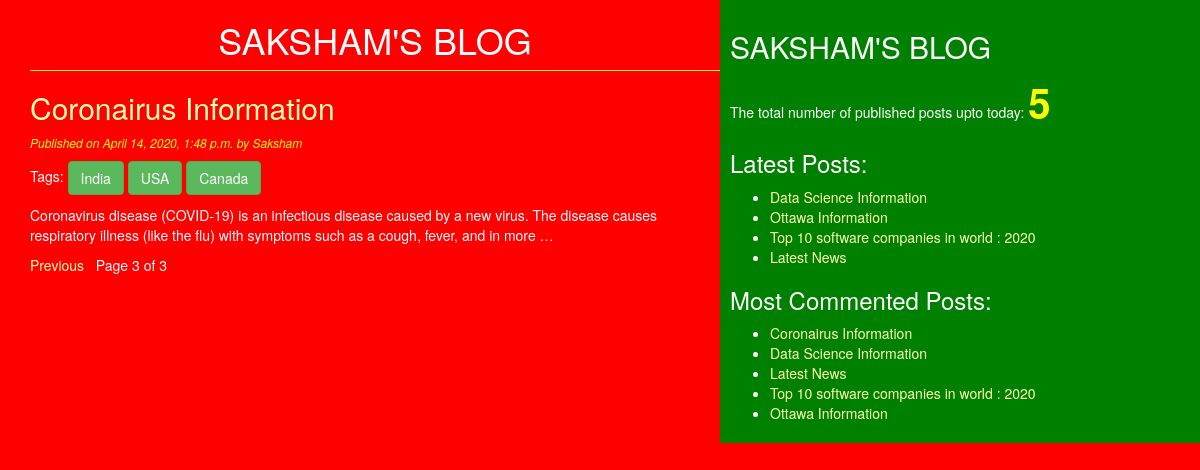
/?page=3, run on the app's committed database.
### blog/models.py (models this page shows, shortened)
class Post(models.Model):
    STATUS_CHOICES=(('draft','Draft'),('published','Published'))
    title=models.CharField(max_length=256)
    slug=models.SlugField(max_length=264,unique_for_date='publish')
    author=models.ForeignKey(User,related_name='blog_posts',on_delete=models.DO_NOTHING)
    body=models.TextField()
    publish=models.DateTimeField(default=timezone.now)
    created=models.DateTimeField(auto_now_add=True)
    updated=models.DateTimeField(auto_now=True)
    status=models.CharField(max_length=10,choices=STATUS_CHOICES,default='draft')
    objects=CustomManager()
    tags=TaggableManager()
    class Meta:
        ordering=('-publish',)
    def get_absolute_url(self):
        return reverse('post_detail',args=[self.publish.year,self.publish.strftime('%m'),self.publish.strftime('%d'),self.slug])

### blog/views.py (the view)
# urls.py: url(r'^$', views.post_list_view),
def post_list_view(request,tag_slug=None):
    post_list=Post.objects.all()
    tag=None
    if tag_slug:
        tag=get_object_or_404(Tag,slug=tag_slug)
        post_list=post_list.filter(tags__in=[tag])
    paginator=Paginator(post_list,2)
    page_number=request.GET.get('page')
    try:
        post_list=paginator.page(page_number)
    except PageNotAnInteger:
        post_list=paginator.page(1)
    except EmptyPage:
        post_list=paginator.page(paginator.num_pages)
    return render(request,'blog/post_list.html',{'post_list':post_list,'tag':tag})

### blog/models.py (called while the page is built)
    def get_queryset(self):
        return super().get_queryset().filter(status='published')

### blog/templatetags/blog_tags.py (called while the page is built)
@register.simple_tag(name='my_tag')
def total_posts():
    return Post.objects.count()

@register.inclusion_tag('blog/latest_posts123.html')
def show_latest_posts(count=3):
    latest_posts=Post.objects.order_by('-publish')[:count]
    return {'latest_posts':latest_posts}

@register.simple_tag
def get_most_commented_posts(count=5):
    return Post.objects.annotate(total_comments=Count('comments')).order_by('-total_comments')[:count]

### templates/blog/post_list.html (shortened to what this page needs)
{%extends 'blog/base.html' %}
    {%block content%}
      <h1>SAKSHAM'S BLOG</h1>
      {%for post in post_list%}
          <a href="{{post.get_absolute_url}}"><h2>{{post.title}}</h2></a>
          <p id='date'>Published on {{post.publish}} by {{post.author|title}}</p>
          <p>Tags:
            {%for tag in post.tags.all %}
                <a href="{%url 'post_list_by_tag_name' tag.slug %}" class='btn btn-success'>{{tag.name}}</a>
            {%endfor%}
          </p>
          {{post.body|truncatewords:30|linebreaks}}
      {%endfor%}
      {%include 'blog/pagination.html' with page=post_list %}
    {%endblock%}

### templates/blog/base.html (shortened to what this page needs)
<!DOCTYPE html>
{%load blog_tags%}
{%load staticfiles%}
<html lang="en" dir="ltr">
  <head>
    <link rel="stylesheet" href="https://maxcdn.bootstrapcdn.com/bootstrap/3.3.7/css/bootstrap.min.css">
    <link rel="stylesheet" href="{%static "css/blog.css" %}">
  </head>
  <body>
    <div class="content">
      {%block content%}{%endblock%}
    </div>
    <div class='sidebar'>
      <h2>SAKSHAM'S BLOG</h2>
      <p>The total number of published posts upto today: <span id='pcount'>{% my_tag%}</span> </p>
      <h3>Latest Posts:</h3>{%show_latest_posts 4%}
      <h3>Most Commented Posts:</h3>
      {%get_most_commented_posts as most_commented_posts%}
      <ul>
         {%for post in most_commented_posts %}
        <li><a href="{{post.get_absolute_url}}">{{post.title}}</a></li>
        {%endfor%}
      </ul>
    </div>
  </body>
</html>

### templates/blog/latest_posts123.html
<ul>
  {%for post in latest_posts %}
  <li><a href="{{post.get_absolute_url}}">{{post.title}}</a></li>
  {%endfor%}
</ul>

### static/css/blog.css (style rules this page uses)
.content { width:60%; float:left; padding:0 0 0 30px; background: red; height:100%; }
.sidebar { width:40%; float:right; padding: 10px; background:green; height:100%; }
h1 { text-align: center; border-bottom: 1px solid yellow ; padding-bottom: 10px; }
body { color:white; background: red; }
#date { color:yellow; font-size: 12px; font-style: italic; }
a { color:#ffffb3; }
#pcount { font-size: 40px; color: yellow; font-weight: bold; }

### data on the page
Post: title "Coronairus Information", publish "April 14, 2020, 1:48 p.m.", author "Saksham", body "Coronavirus disease (COVID-19) is an infectious disease caused by a new virus. The disease causes respiratory illness (like the flu) with symptoms such as a cough, fever, and in more …"
Tag: name "India"
Tag: name "USA"
Tag: name "Canada"
Post: title "Data Science Information"
Post: title "Ottawa Information"
Post: title "Top 10 software companies in world : 2020"
Post: title "Latest News"

### other printed values
{{ page.number }} "3"
{{ page.paginator.num_pages }} "3"
